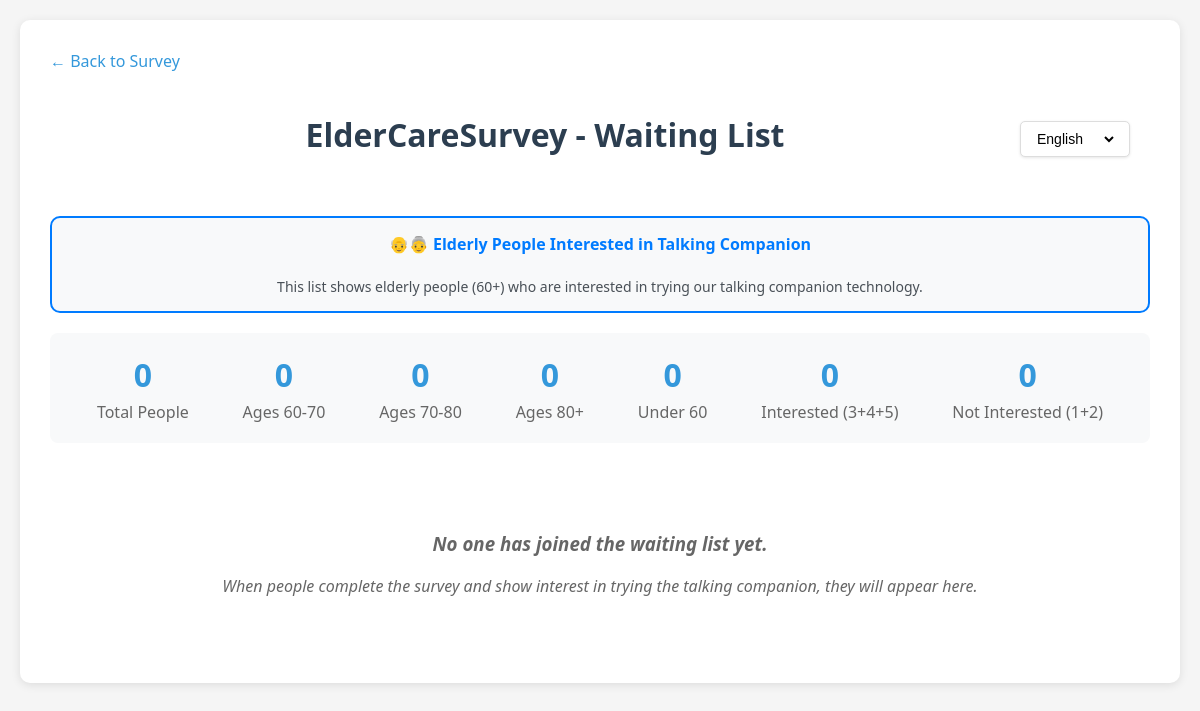
/waiting-list, run on an earlier commit of the app's database.
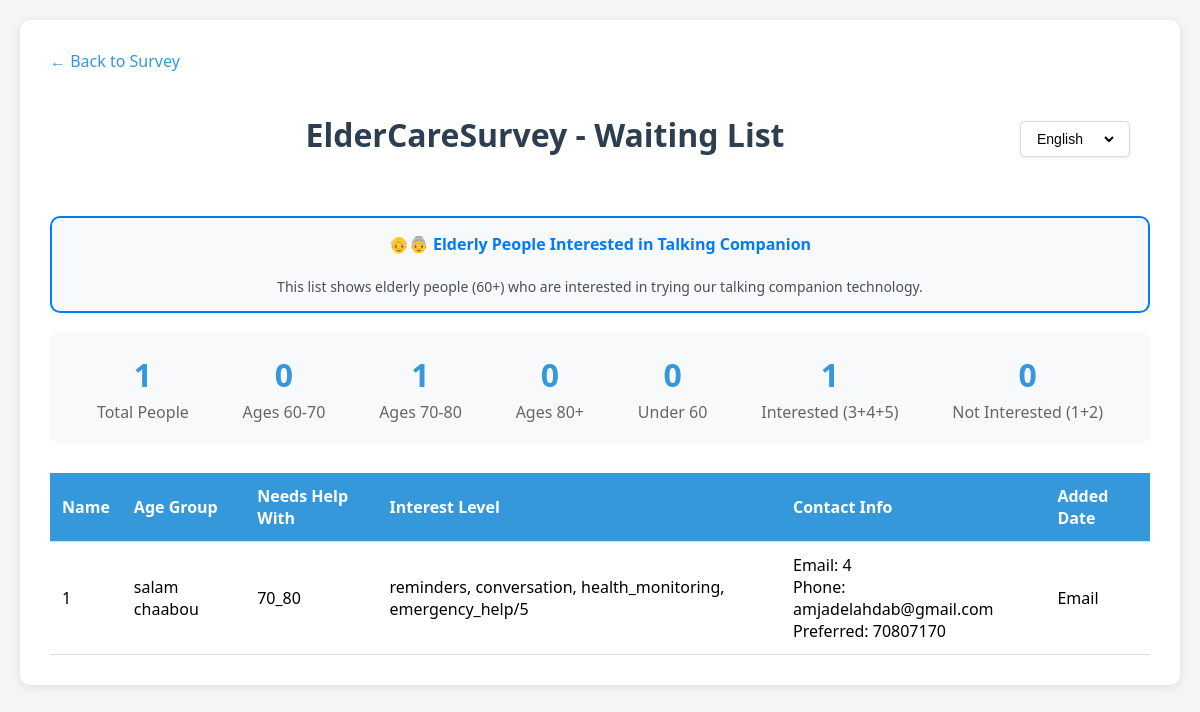
And on a later commit of the database.
### tables this page shows
CREATE TABLE waiting_list (
            id INTEGER PRIMARY KEY AUTOINCREMENT,
            name TEXT,
            age_group TEXT,
            wants_help_with TEXT,
            interest_level TEXT,
            contact_email TEXT,
            contact_phone TEXT,
            contact_preference TEXT,
            added_date TIMESTAMP DEFAULT CURRENT_TIMESTAMP
        );

### app.py (the view)
@app.route('/waiting-list')
def waiting_list():
    conn = sqlite3.connect('survey.db')
    c = conn.cursor()
    c.execute('SELECT age_group, interest_level FROM responses')
    all_responses = c.fetchall()
    c.execute('SELECT * FROM waiting_list ORDER BY added_date DESC')
    people = c.fetchall()
    conn.close()
    total_people = len(all_responses)
    age_60_70 = len([r for r in all_responses if str(r[0]) == '60_70'])
    age_70_80 = len([r for r in all_responses if str(r[0]) == '70_80'])
    age_over_80 = len([r for r in all_responses if str(r[0]) == 'over_80'])
    age_under_60 = len([r for r in all_responses if str(r[0]) == 'under_60'])
    interested = len([r for r in all_responses if str(r[1]) in ['3', '4', '5']])  # 3, 4, or 5 are considered "interested"
    not_interested = len([r for r in all_responses if str(r[1]) in ['1', '2']])  # 1 or 2 are "not interested"
    stats = {
        'total_people': total_people,
        'age_60_70': age_60_70,
        'age_70_80': age_70_80,
        'age_over_80': age_over_80,
        'age_under_60': age_under_60,
        'interested': interested,
        'not_interested': not_interested
    }
    return render_template('waiting_list.html', people=people, stats=stats)

### templates/waiting_list.html (shortened to what this page needs)
<!DOCTYPE html>
<html lang="en">
<head>
</head>
<body>
    <div class="container">
        <a href="/" class="back-link">← Back to Survey</a>
        <div class="header-container">
            <div class="title-section">
                <h1>ElderCareSurvey - Waiting List</h1>
            </div>
            <div class="inline-language-selector">
                <select id="languageSelect" onchange="changeLanguage(this.value)">
                    <option value="en">English</option>
                </select>
            </div>
        </div>
        <div class="survey-info" style="background-color: #f8f9fa; border: 2px solid #007bff; border-radius: 10px; padding: 15px; margin-bottom: 20px; text-align: center;">
            <h4 style="color: #007bff; margin-top: 0;">👴👵 Elderly People Interested in Talking Companion</h4>
            <p style="color: #495057; margin-bottom: 0; font-size: 14px;">
                This list shows elderly people (60+) who are interested in trying our talking companion technology.
            </p>
        </div>
        <div class="stats">
            <div class="stat-box">
                <div class="stat-number">{{ stats.total_people }}</div>
                <div class="stat-label">Total People</div>
            </div>
            <div class="stat-box">
                <div class="stat-number">{{ stats.age_60_70 }}</div>
                <div class="stat-label">Ages 60-70</div>
            </div>
            <div class="stat-box">
                <div class="stat-number">{{ stats.age_70_80 }}</div>
                <div class="stat-label">Ages 70-80</div>
            </div>
            <div class="stat-box">
                <div class="stat-number">{{ stats.age_over_80 }}</div>
                <div class="stat-label">Ages 80+</div>
            </div>
            <div class="stat-box">
                <div class="stat-number">{{ stats.age_under_60 }}</div>
                <div class="stat-label">Under 60</div>
            </div>
            <div class="stat-box">
                <div class="stat-number">{{ stats.interested }}</div>
                <div class="stat-label">Interested (3+4+5)</div>
            </div>
            <div class="stat-box">
                <div class="stat-number">{{ stats.not_interested }}</div>
                <div class="stat-label">Not Interested (1+2)</div>
            </div>
        </div>
        {% if people %}
        <table>
            <thead>
                <tr>
                    <th>Name</th>
                    <th>Age Group</th>
                    <th>Needs Help With</th>
                    <th>Interest Level</th>
                    <th>Contact Info</th>
                    <th>Added Date</th>
                </tr>
            </thead>
            <tbody>
                {% for person in people %}
                <tr>
                    <td>{{ person[0] or 'Not provided' }}</td>
                    <td>{{ person[1] }}</td>
                    <td>{{ person[2] }}</td>
                    <td>
                        {% if person[3] %}
                            <span class="interest-{{ person[3] }}">{{ person[3] }}/5</span>
                        {% else %}
                            Not provided
                        {% endif %}
                    </td>
                    <td>
                        {% if person[4] %}
                            Email: {{ person[4] }}<br>
                        {% endif %}
                        {% if person[5] %}
                            Phone: {{ person[5] }}<br>
                        {% endif %}
                        {% if person[6] %}
                            Preferred: {{ person[6] }}
                        {% endif %}
                    </td>
                    <td>{{ person[7] }}</td>
                </tr>
                {% endfor %}
            </tbody>
        </table>
        {% else %}
        <div class="no-data">
            <h3>No one has joined the waiting list yet.</h3>
            <p>When people complete the survey and show interest in trying the talking companion, they will appear here.</p>
        </div>
        {% endif %}
    </div>
</body>
</html>

### templates/waiting_list.html (style rules this page uses)
body { font-family: 'Segoe UI', Tahoma, Geneva, Verdana, sans-serif; max-width: 1200px; margin: 0 auto; padding: 20px; background-color: #f5f5f5; }
.container { background: white; padding: 30px; border-radius: 10px; box-shadow: 0 2px 10px rgba(0,0,0,0.1); }
h1 { color: #2c3e50; text-align: center; margin-bottom: 30px; }
.header-container { display: flex; justify-content: space-between; align-items: center; margin-bottom: 30px; padding: 0 20px; }
.title-section { flex: 1; text-align: center; }
.inline-language-selector { display: flex; align-items: center; gap: 10px; background: white; border: 1px solid #ddd; border-radius: 5px; padding: 8px 12px; box-shadow: 0 1px 3px rgba(0,0,0,0.1); }
.inline-language-selector select { border: none; background: transparent; font-size: 14px; cursor: pointer; outline: none; }
body { top: 0px !important; }
.stats { display: flex; justify-content: space-around; margin-bottom: 30px; padding: 20px; background-color: #f8f9fa; border-radius: 8px; }
.stat-box { text-align: center; }
.stat-number { font-size: 2em; font-weight: bold; color: #3498db; }
.stat-label { color: #666; margin-top: 5px; }
table { width: 100%; border-collapse: collapse; margin-top: 20px; }
th, td { padding: 12px; text-align: left; border-bottom: 1px solid #ddd; }
th { background-color: #3498db; color: white; font-weight: bold; }
.back-link { display: inline-block; margin-bottom: 20px; color: #3498db; text-decoration: none; }

What changed in the data, as far as the page shows it:
added waiting_list: id "1", name "salam chaabou", age_group "70_80", wants_help_with "reminders, conversation, health_monitoring, emergency_help", interest_level "4", contact_email "amjadelahdab@gmail.com", contact_phone "70807170", contact_preference "Email"
Also different on the page:
{{ stats.total_people }}: "0" → "1"
{{ stats.age_70_80 }}: "0" → "1"
{{ stats.interested }}: "0" → "1"
text no longer shown: "No one has joined the waiting list yet. When people complete the survey and show interest in trying the talking companion, they will appear here."
text now shown: "Name Age Group Needs Help With Interest Level Contact Info Added Date"
